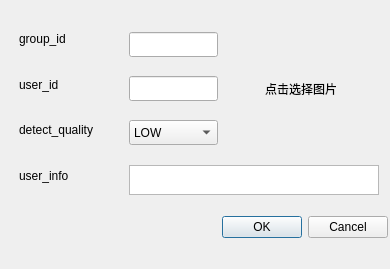
<?xml version="1.0" encoding="UTF-8"?>
<ui version="4.0">
 <class>addFace</class>
 <widget class="QDialog" name="addFace">
  <property name="geometry">
   <rect>
    <x>0</x>
    <y>0</y>
    <width>390</width>
    <height>269</height>
   </rect>
  </property>
  <property name="minimumSize">
   <size>
    <width>390</width>
    <height>250</height>
   </size>
  </property>
  <property name="maximumSize">
   <size>
    <width>1000</width>
    <height>1000</height>
   </size>
  </property>
  <property name="windowTitle">
   <string>Dialog</string>
  </property>
  <widget class="QWidget" name="layoutWidget">
   <property name="geometry">
    <rect>
     <x>10</x>
     <y>10</y>
     <width>378</width>
     <height>232</height>
    </rect>
   </property>
   <layout class="QVBoxLayout" name="verticalLayout_3">
    <item>
     <widget class="QWidget" name="widget" native="true">
      <layout class="QGridLayout" name="gridLayout">
       <item row="0" column="1">
        <layout class="QVBoxLayout" name="verticalLayout_2">
         <item>
          <widget class="QLineEdit" name="lineEdit_group_id">
           <property name="maximumSize">
            <size>
             <width>89</width>
             <height>25</height>
            </size>
           </property>
          </widget>
         </item>
         <item>
          <widget class="QLineEdit" name="lineEdit_user_id">
           <property name="maximumSize">
            <size>
             <width>89</width>
             <height>25</height>
            </size>
           </property>
          </widget>
         </item>
         <item>
          <widget class="QComboBox" name="comboBox_detect_quality">
           <property name="minimumSize">
            <size>
             <width>89</width>
             <height>25</height>
            </size>
           </property>
           <property name="maximumSize">
            <size>
             <width>89</width>
             <height>25</height>
            </size>
           </property>
           <property name="currentText">
            <string>NORMAL</string>
           </property>
           <item>
            <property name="text">
             <string>LOW</string>
            </property>
           </item>
           <item>
            <property name="text">
             <string>NORMAL</string>
            </property>
           </item>
           <item>
            <property name="text">
             <string>HIGH</string>
            </property>
           </item>
          </widget>
         </item>
        </layout>
       </item>
       <item row="0" column="2">
        <widget class="QLabel" name="label_image">
         <property name="minimumSize">
          <size>
           <width>150</width>
           <height>140</height>
          </size>
         </property>
         <property name="maximumSize">
          <size>
           <width>150</width>
           <height>140</height>
          </size>
         </property>
         <property name="cursor">
          <cursorShape>OpenHandCursor</cursorShape>
         </property>
         <property name="text">
          <string>点击选择图片</string>
         </property>
         <property name="scaledContents">
          <bool>true</bool>
         </property>
         <property name="alignment">
          <set>Qt::AlignCenter</set>
         </property>
        </widget>
       </item>
       <item row="1" column="1" colspan="2">
        <widget class="QTextEdit" name="textEdit_user_info">
         <property name="minimumSize">
          <size>
           <width>250</width>
           <height>30</height>
          </size>
         </property>
         <property name="maximumSize">
          <size>
           <width>250</width>
           <height>30</height>
          </size>
         </property>
        </widget>
       </item>
       <item row="0" column="0" rowspan="2">
        <layout class="QVBoxLayout" name="verticalLayout">
         <item>
          <widget class="QLabel" name="label_group_id">
           <property name="maximumSize">
            <size>
             <width>100</width>
             <height>40</height>
            </size>
           </property>
           <property name="text">
            <string>group_id</string>
           </property>
          </widget>
         </item>
         <item>
          <widget class="QLabel" name="label_uer_id">
           <property name="text">
            <string>user_id</string>
           </property>
          </widget>
         </item>
         <item>
          <widget class="QLabel" name="label_detet_quality">
           <property name="text">
            <string>detect_quality</string>
           </property>
          </widget>
         </item>
         <item>
          <widget class="QLabel" name="label_user_info">
           <property name="text">
            <string>user_info</string>
           </property>
          </widget>
         </item>
        </layout>
       </item>
      </layout>
     </widget>
    </item>
    <item>
     <widget class="QDialogButtonBox" name="buttonBox_ok_cancel">
      <property name="minimumSize">
       <size>
        <width>0</width>
        <height>30</height>
       </size>
      </property>
      <property name="orientation">
       <enum>Qt::Horizontal</enum>
      </property>
      <property name="standardButtons">
       <set>QDialogButtonBox::Cancel|QDialogButtonBox::Ok</set>
      </property>
     </widget>
    </item>
   </layout>
  </widget>
 </widget>
 <resources/>
 <connections>
  <connection>
   <sender>buttonBox_ok_cancel</sender>
   <signal>accepted()</signal>
   <receiver>addFace</receiver>
   <slot>accept()</slot>
   <hints>
    <hint type="sourcelabel">
     <x>248</x>
     <y>254</y>
    </hint>
    <hint type="destinationlabel">
     <x>157</x>
     <y>274</y>
    </hint>
   </hints>
  </connection>
  <connection>
   <sender>buttonBox_ok_cancel</sender>
   <signal>rejected()</signal>
   <receiver>addFace</receiver>
   <slot>reject()</slot>
   <hints>
    <hint type="sourcelabel">
     <x>316</x>
     <y>260</y>
    </hint>
    <hint type="destinationlabel">
     <x>286</x>
     <y>274</y>
    </hint>
   </hints>
  </connection>
 </connections>
</ui>
